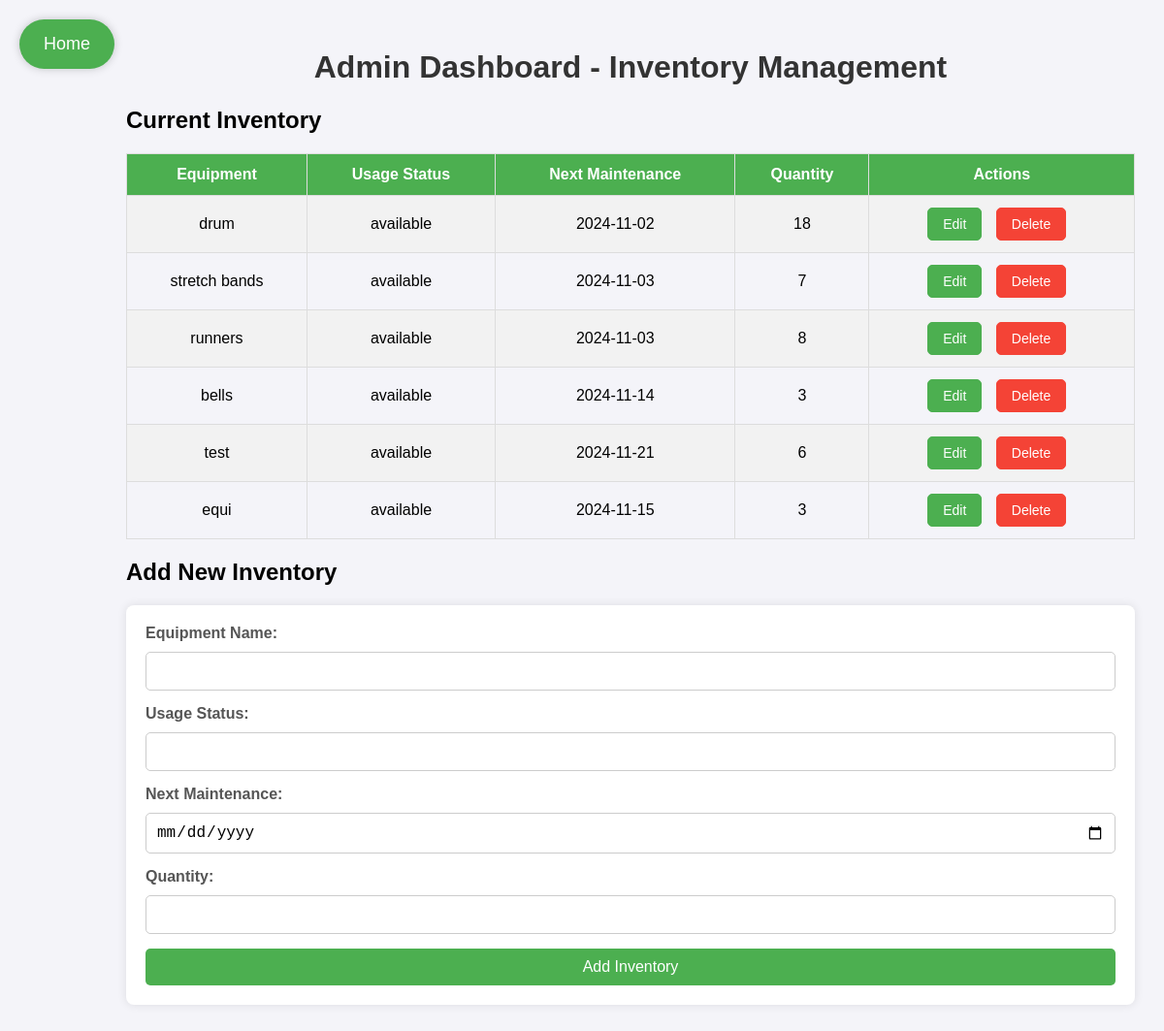
/admin/admin_dashboard.php, run on the app's committed database.
### tables this page shows
CREATE TABLE `inventory` (
  `id` int(11) NOT NULL,
  `name` varchar(50) DEFAULT NULL,
  `usage_status` varchar(20) DEFAULT NULL,
  `next_maintenance` date DEFAULT NULL,
  `quantity` int(11) DEFAULT NULL,
  `available_quantity` int(11) NOT NULL DEFAULT 0
);

### admin/admin_dashboard.php (the view, shortened to what this page needs)
<?php
include("../connection.php");
$result = $conn->query("SELECT * FROM inventory");
?>
<!DOCTYPE html>
<html lang="en">
<head>
</head>
<body>
    <div class="container">
        <a href="home.php" class="home-button">Home</a>
        <h1>Admin Dashboard - Inventory Management</h1>
        <h2>Current Inventory</h2>
        <table>
            <tr>
                <th>Equipment</th>
                <th>Usage Status</th>
                <th>Next Maintenance</th>
                <th>Quantity</th>
                <th>Actions</th>
            </tr>
            <?php while ($row = $result->fetch_assoc()): ?>
            <tr>
                <td><?php echo $row['name']; ?></td>
                <td><?php echo $row['usage_status']; ?></td>
                <td><?php echo $row['next_maintenance']; ?></td>
                <td><?php echo $row['quantity']; ?></td>
                <td>
                    <a href="admin_dashboard.php?edit=<?php echo $row['id']; ?>" class="edit-btn">Edit</a>
                    <a href="admin_dashboard.php?delete=<?php echo $row['id']; ?>" class="delete-btn" onclick="return confirm('Are you sure you want to delete this item?');">Delete</a>
                </td>
            </tr>
            <?php endwhile; ?>
        </table>
        <h2>Add New Inventory</h2>
        <form action="admin_dashboard.php" method="post">
            <label>Equipment Name:</label>
            <input type="text" name="name" required>
            <label>Usage Status:</label>
            <input type="text" name="usage_status" required>
            <label>Next Maintenance:</label>
            <input type="date" name="next_maintenance" required>
            <label>Quantity:</label>
            <input type="number" name="quantity" required>
            <button type="submit" name="add_inventory">Add Inventory</button>
        </form>
    </div>
</body>
</html>

### data on the page
inventory: name "drum", usage_status "available", next_maintenance "2024-11-02", quantity "18"
inventory: name "stretch bands", usage_status "available", next_maintenance "2024-11-03", quantity "7"
inventory: name "runners", usage_status "available", next_maintenance "2024-11-03", quantity "8"
inventory: name "bells", usage_status "available", next_maintenance "2024-11-14", quantity "3"
inventory: name "test", usage_status "available", next_maintenance "2024-11-21", quantity "6"
inventory: name "equi", usage_status "available", next_maintenance "2024-11-15", quantity "3"
